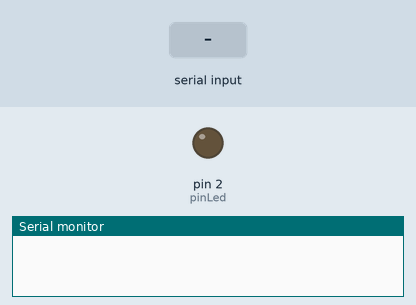
The sketch below on a simulated Arduino Uno, built with avr-gcc and run on an emulated ATmega328P. Parts: output pins drawn as LEDs (lit = HIGH), the last lines printed to the serial monitor. Inputs (shaded band) come from the test bench.

Above: at 1.2 s.
1.3 s: "l" received over Serial
At 1.9 s:
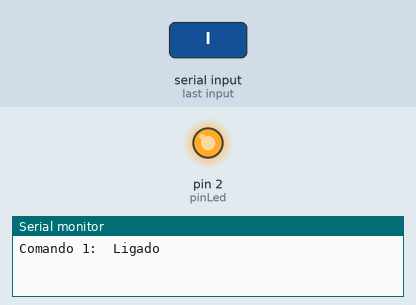
2.8 s: "d" received over Serial
At 4.2 s:
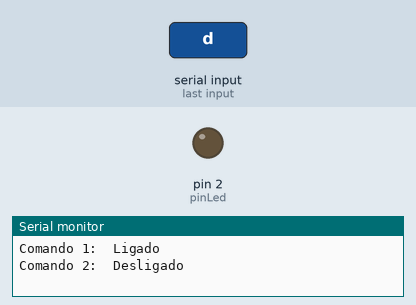
Timing chart, 0 to 5.8 s (numbered marks = the images above; inputs shaded):
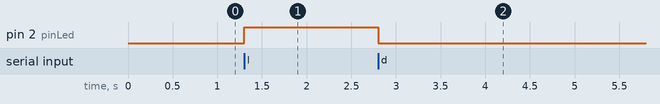

The sketch:

serial-command.ino
```cpp
const int pinLed = 2;
int seqLog = 0;

void setup() {
  Serial.begin(9600);
  pinMode(pinLed, OUTPUT);
}

void loop() {
  char comando;
  String strLog = "Comando ";

  if (Serial.available()) {
    comando = Serial.read();
    seqLog += 1;
    strLog.concat(seqLog);
    strLog.concat(": ");

    if (comando == 'l') {
      digitalWrite(pinLed, HIGH);
      strLog.concat(" Ligado");
      Serial.println(strLog);
    } else if (comando == 'd') {
      digitalWrite(pinLed, LOW);
      strLog.concat(" Desligado");
      Serial.println(strLog);
    } else {
      strLog.concat(" Desconhecido");
      Serial.println(strLog);
    }
  }
}
```

Measured:
- after the input at 1.3 s, pin 2 (pinLed): LOW → HIGH at once
- after the input at 2.8 s, pin 2 (pinLed): HIGH → LOW at once
